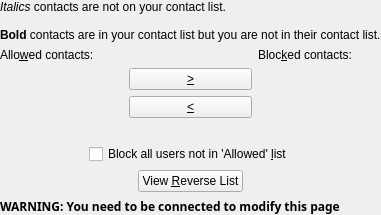
     <widget class="QWidget" name="tab_contacts" >
      <attribute name="title" >
       <string>Con&amp;tacts</string>
      </attribute>
      <layout class="QVBoxLayout" >
       <property name="margin" >
        <number>0</number>
       </property>
       <property name="spacing" >
        <number>6</number>
       </property>
       <item>
        <widget class="QLabel" name="label_font" >
         <property name="text" >
          <string>&lt;i>Italics&lt;/i> contacts are not on your contact list.&lt;br>
&lt;br>
&lt;b>Bold&lt;/b> contacts are in your contact list but you are not in their contact list.</string>
         </property>
        </widget>
       </item>
       <item>
        <layout class="QGridLayout" >
         <property name="margin" >
          <number>0</number>
         </property>
         <property name="spacing" >
          <number>6</number>
         </property>
         <item row="0" column="2" >
          <widget class="QLabel" name="textLabel2" >
           <property name="text" >
            <string>Bloc&amp;ked contacts:</string>
           </property>
           <property name="buddy" >
            <cstring>m_BL</cstring>
           </property>
          </widget>
         </item>
         <item row="1" column="0" >
          <widget class="Q3ListBox" name="m_AL" />
         </item>
         <item row="1" column="1" >
          <layout class="QVBoxLayout" >
           <property name="margin" >
            <number>0</number>
           </property>
           <property name="spacing" >
            <number>6</number>
           </property>
           <item>
            <widget class="QPushButton" name="m_blockButton" >
             <property name="text" >
              <string>&amp;></string>
             </property>
            </widget>
           </item>
           <item>
            <widget class="QPushButton" name="m_allowButton" >
             <property name="text" >
              <string>&amp;&lt;</string>
             </property>
            </widget>
           </item>
           <item>
            <spacer>
             <property name="orientation" >
              <enum>Qt::Vertical</enum>
             </property>
             <property name="sizeType" >
              <enum>QSizePolicy::Expanding</enum>
             </property>
             <property name="sizeHint" >
              <size>
               <width>20</width>
               <height>20</height>
              </size>
             </property>
            </spacer>
           </item>
          </layout>
         </item>
         <item row="0" column="0" >
          <widget class="QLabel" name="textLabel1" >
           <property name="text" >
            <string>Allo&amp;wed contacts:</string>
           </property>
           <property name="buddy" >
            <cstring>m_AL</cstring>
           </property>
          </widget>
         </item>
         <item row="1" column="2" >
          <widget class="Q3ListBox" name="m_BL" />
         </item>
        </layout>
       </item>
       <item>
        <layout class="QHBoxLayout" >
         <property name="margin" >
          <number>0</number>
         </property>
         <property name="spacing" >
          <number>6</number>
         </property>
         <item>
          <spacer>
           <property name="orientation" >
            <enum>Qt::Horizontal</enum>
           </property>
           <property name="sizeType" >
            <enum>QSizePolicy::Expanding</enum>
           </property>
           <property name="sizeHint" >
            <size>
             <width>41</width>
             <height>20</height>
            </size>
           </property>
          </spacer>
         </item>
         <item>
          <widget class="QCheckBox" name="m_blp" >
           <property name="whatsThis" >
            <string>Checking this box will block all users not explicitly shown in the allowed list here, including any contacts not on your contact list.</string>
           </property>
           <property name="text" >
            <string>Block all users not in 'Allowed' &amp;list</string>
           </property>
          </widget>
         </item>
         <item>
          <spacer>
           <property name="orientation" >
            <enum>Qt::Horizontal</enum>
           </property>
           <property name="sizeType" >
            <enum>QSizePolicy::Expanding</enum>
           </property>
           <property name="sizeHint" >
            <size>
             <width>41</width>
             <height>20</height>
            </size>
           </property>
          </spacer>
         </item>
        </layout>
       </item>
       <item>
        <layout class="QHBoxLayout" >
         <property name="margin" >
          <number>0</number>
         </property>
         <property name="spacing" >
          <number>6</number>
         </property>
         <item>
          <spacer>
           <property name="orientation" >
            <enum>Qt::Horizontal</enum>
           </property>
           <property name="sizeType" >
            <enum>QSizePolicy::Expanding</enum>
           </property>
           <property name="sizeHint" >
            <size>
             <width>81</width>
             <height>20</height>
            </size>
           </property>
          </spacer>
         </item>
         <item>
          <widget class="QPushButton" name="m_RLButton" >
           <property name="maximumSize" >
            <size>
             <width>200</width>
             <height>32767</height>
            </size>
           </property>
           <property name="toolTip" >
            <string>The reverse list is the list of contacts who added you to their own contact list.</string>
           </property>
           <property name="whatsThis" >
            <string>The reverse list is the list of contacts who added you to their own contact list.</string>
           </property>
           <property name="text" >
            <string>View &amp;Reverse List</string>
           </property>
          </widget>
         </item>
         <item>
          <spacer>
           <property name="orientation" >
            <enum>Qt::Horizontal</enum>
           </property>
           <property name="sizeType" >
            <enum>QSizePolicy::Expanding</enum>
           </property>
           <property name="sizeHint" >
            <size>
             <width>111</width>
             <height>20</height>
            </size>
           </property>
          </spacer>
         </item>
        </layout>
       </item>
       <item>
        <widget class="QLabel" name="m_warning_2" >
         <property name="font" >
          <font>
           <family>Sans Serif</family>
           <pointsize>9</pointsize>
           <weight>75</weight>
           <italic>false</italic>
           <bold>true</bold>
           <underline>false</underline>
           <strikeout>false</strikeout>
          </font>
         </property>
         <property name="text" >
          <string>WARNING: You need to be connected to modify this page</string>
         </property>
         <property name="alignment" >
          <set>Qt::AlignVCenter</set>
         </property>
        </widget>
       </item>
      </layout>
     </widget>
